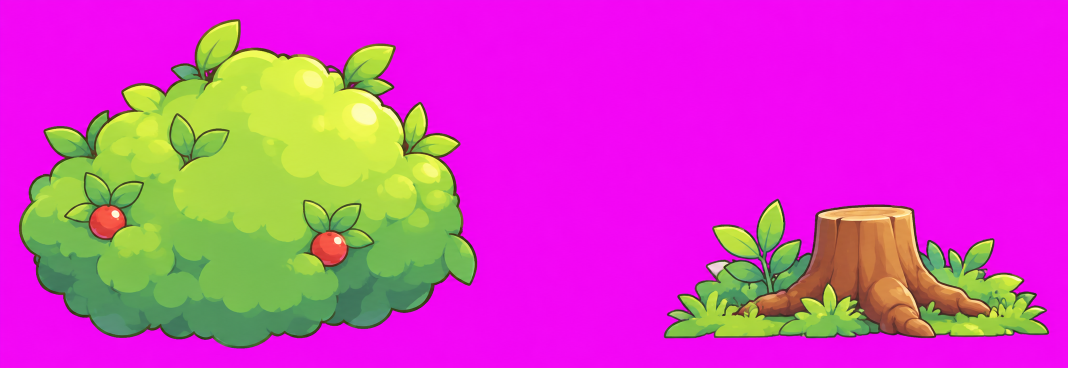
#> input picture assets/source/B02_tree.png, 2135 x 736 px (shown at 1/2 size)
$ python qa.py ../assets/source/B02_tree.png ../assets/source/F03_friends.png
#> lines starting #> are read from the running program, lines starting #| are printed output that depends on the picture
"""Quick QA for a GPT grid: report alpha stats and write a preview on blue."""
import sys
from PIL import Image
src, out = sys.argv[1], sys.argv[2]
im = Image.open(src).convert("RGBA")
h = im.getchannel("A").histogram()
#> h = 256 values from 0 to 1571360
total = sum(h)
#> total = 1571360
print(im.size, "transparent %.0f%%" % (100 * h[0] / total), "opaque %.0f%%" % (100 * sum(h[240:]) / total),
      "REAL ALPHA" if h[0] / total > 0.2 else "NO ALPHA (reject)")
#| (2135, 736) transparent 0% opaque 100% NO ALPHA (reject)
bg = Image.new("RGBA", im.size, (120, 200, 255, 255))
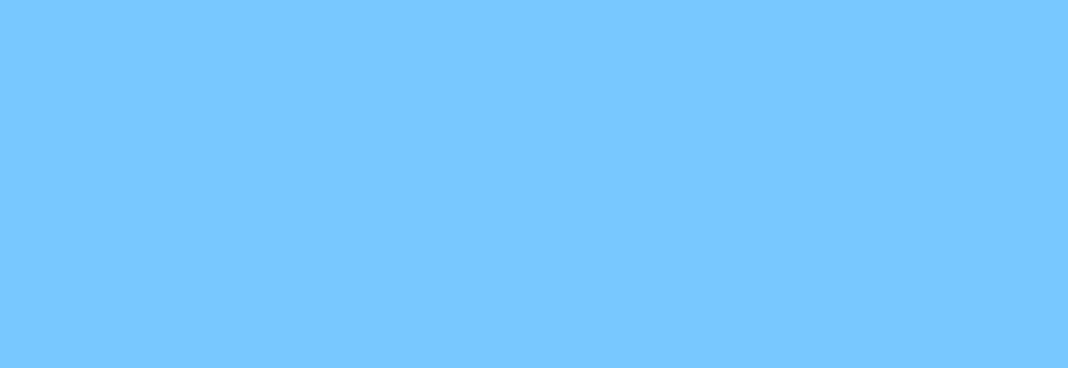
#> bg: PIL image 2135x736 RGBA (shown at 1/2 size); mean R, G, B, A 120, 200, 255, 255
bg.alpha_composite(im)
bg.convert("RGB").resize((im.width // 2, im.height // 2)).save(out)
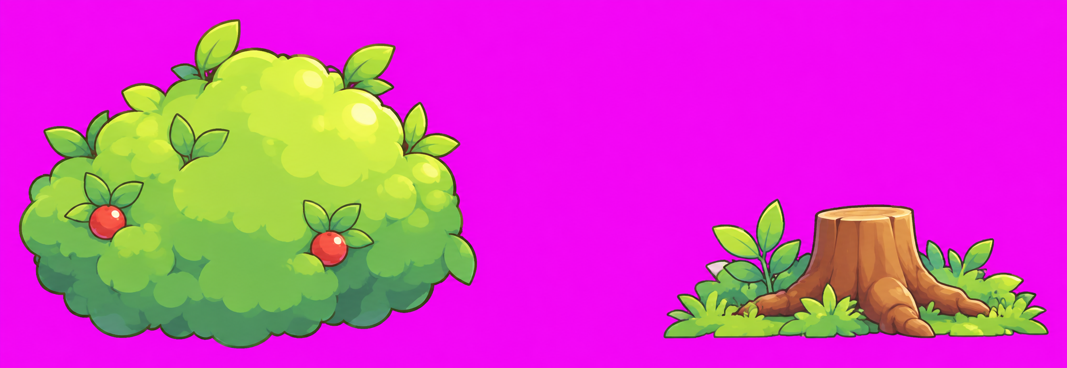
#> saved as F03_friends.png: PIL image 1067x368 RGB; mean R, G, B 208.1, 67, 184.8
